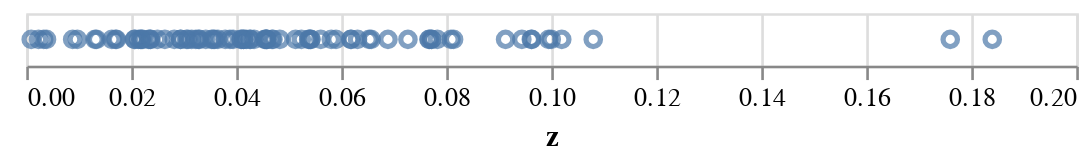

Notebook code for this chart:
### Markdown cell above
In this chart we see all the data in the dataframe as a point because we have not defined any axis yet. Therefore, we introduce one of the axis to distribute the data along that direction. For example, define the x-axis as the redshift, $z$.

### Code cell
# put some data along the x axis
alt.Chart(df).mark_point().encode(
    x = 'z'
)

### Figure 1 — Vega-Lite specification as saved in the notebook (floating-point values rounded to 4 significant figures)
{"config": {"view": {"continuousWidth": 400, "continuousHeight": 300}}, "data": {"name": "data-54b58a4aa74e295879badff738f3e9c4"}, "mark": "point", "encoding": {"x": {"type": "quantitative", "field": "z"}}, "$schema": "https://vega.github.io/schema/vega-lite/v4.8.1.json", "datasets": {"data-54b58a4aa74e295879badff738f3e9c4": [{"Name": "SDSS J000805.62+145023.4", "z": 0.0454, "sigma*": 140.0, "e_sigma*": 27.0, "n_sigma*": null, "FWHM": 7610.0, "e_FWHM": 380.0, "logL": 41.13, "e_logL": 0.04, "logM": 7.7, "E_logM": null, "e_logM": 0.1}, {"Name": "SDSS J004236.86-104921.8", "z": 0.0419, "sigma*": 78.4, "e_sigma*": 10.0, "n_sigma*": null, "FWHM": 1960.0, "e_FWHM": 97.0, "logL": 41.58, "e_logL": 0.14, "logM": 6.7, "E_logM": null, "e_logM": 0.1}, {"Name": "SDSS J011703.58+000027.3", "z": 0.0456, "sigma*": 98.8, "e_sigma*": 16.0, "n_sigma*": null, "FWHM": 2270.0, "e_FWHM": 110.0, "logL": 41.45, "e_logL": 0.08, "logM": 6.8, "E_logM": null, "e_logM": 0.1}, {"Name": "SDSS J020459.25-080816.0", "z": 0.0772, "sigma*": 121.0, "e_sigma*": 9.4, "n_sigma*": "a", "FWHM": 3720.0, "e_FWHM": 180.0, "logL": 41.13, "e_logL": 0.05, "logM": 7.0, "E_logM": null, "e_logM": 0.1}, {"Name": "SDSS J020615.99-001729.1", "z": 0.0426, "sigma*": 216.0, "e_sigma*": 30.0, "n_sigma*": null, "FWHM": 3860.0, "e_FWHM": 190.0, "logL": 41.91, "e_logL": 0.07, "logM": 7.5, "E_logM": null, "e_logM": 0.1}, {"Name": "SDSS J021011.49-090335.5", "z": 0.0414, "sigma*": 122.0, "e_sigma*": 12.0, "n_sigma*": "a", "FWHM": 2450.0, "e_FWHM": 120.0, "logL": 41.24, "e_logL": 0.07, "logM": 6.7, "E_logM": null, "e_logM": 0.1}, {"Name": "SDSS J021257.59+140610.1", "z": 0.0618, "sigma*": 174.0, "e_sigma*": 12.0, "n_sigma*": "a", "FWHM": 3080.0, "e_FWHM": 150.0, "logL": 41.58, "e_logL": 0.06, "logM": 7.1, "E_logM": null, "e_logM": 0.1}, {"Name": "SDSS J033013.26-053236.0", "z": 0.0131, "sigma*": 99.2, "e_sigma*": 11.0, "n_sigma*": null, "FWHM": 5160.0, "e_FWHM": 250.0, "logL": 40.45, "e_logL": 0.06, "logM": 7.0, "E_logM": null, "e_logM": 0.1}, {"Name": "SDSS J075057.25+353037.5", "z": 0.176, "sigma*": 154.0, "e_sigma*": 14.0, "n_sigma*": "a", "FWHM": 2970.0, "e_FWHM": 200.0, "logL": 41.63, "e_logL": 0.03, "logM": 7.2, "E_logM": null, "e_logM": 0.1}, {"Name": "SDSS J080243.39+310403.3", "z": 0.0409, "sigma*": 151.0, "e_sigma*": 17.0, "n_sigma*": null, "FWHM": 5360.0, "e_FWHM": 260.0, "logL": 41.67, "e_logL": 0.07, "logM": 7.6, "E_logM": null, "e_logM": 0.1}, {"Name": "SDSS J080538.66+261005.4", "z": 0.017, "sigma*": 100.0, "e_sigma*": 14.0, "n_sigma*": null, "FWHM": 3110.0, "e_FWHM": 150.0, "logL": 40.14, "e_logL": 0.04, "logM": 6.3, "E_logM": null, "e_logM": 0.2}, {"Name": "SDSS J082510.23+375919.7", "z": 0.0214, "sigma*": 98.7, "e_sigma*": 12.0, "n_sigma*": null, "FWHM": 1830.0, "e_FWHM": 91.0, "logL": 40.42, "e_logL": 0.04, "logM": 6.0, "E_logM": null, "e_logM": 0.1}, {"Name": "SDSS J083202.16+461425.7", "z": 0.0459, "sigma*": 104.0, "e_sigma*": 13.0, "n_sigma*": null, "FWHM": 1450.0, "e_FWHM": 72.0, "logL": 41.17, "e_logL": 0.08, "logM": 6.2, "E_logM": null, "e_logM": 0.1}, {"Name": "SDSS J083949.64+484701.4", "z": 0.0394, "sigma*": 133.0, "e_sigma*": 12.0, "n_sigma*": null, "FWHM": 1480.0, "e_FWHM": 73.0, "logL": 41.31, "e_logL": 0.08, "logM": 6.3, "E_logM": null, "e_logM": 0.2}, {"Name": "SDSS J085554.27+005110.9", "z": 0.0524, "sigma*": 118.0, "e_sigma*": 11.0, "n_sigma*": "a", "FWHM": 2910.0, "e_FWHM": 140.0, "logL": 41.27, "e_logL": 0.06, "logM": 6.9, "E_logM": null, "e_logM": 0.1}, {"Name": "SDSS J092438.88+560746.9", "z": 0.025, "sigma*": 135.0, "e_sigma*": 10.0, "n_sigma*": null, "FWHM": 1900.0, "e_FWHM": 94.0, "logL": 40.72, "e_logL": 0.07, "logM": 6.2, "E_logM": null, "e_logM": 0.4}, {"Name": "SDSS J093259.60+040506.0", "z": 0.059, "sigma*": 70.5, "e_sigma*": 6.7, "n_sigma*": "a", "FWHM": 3550.0, "e_FWHM": 170.0, "logL": 41.14, "e_logL": 0.05, "logM": 7.0, "E_logM": null, "e_logM": 0.1}, {"Name": "SDSS J093812.26+074340.0", "z": 0.0219, "sigma*": 119.0, "e_sigma*": 8.0, "n_sigma*": null, "FWHM": 3640.0, "e_FWHM": 180.0, "logL": 40.8, "e_logL": 0.05, "logM": 6.8, "E_logM": null, "e_logM": 0.1}, {"Name": "SDSS J094838.42+403043.7", "z": 0.047, "sigma*": 91.4, "e_sigma*": 16.0, "n_sigma*": null, "FWHM": 3020.0, "e_FWHM": 150.0, "logL": 41.46, "e_logL": 0.07, "logM": 7.0, "E_logM": null, "e_logM": 0.1}, {"Name": "SDSS J101912.57+635802.7", "z": 0.0414, "sigma*": 239.0, "e_sigma*": 13.0, "n_sigma*": null, "FWHM": 3630.0, "e_FWHM": 180.0, "logL": 41.74, "e_logL": 0.08, "logM": 7.4, "E_logM": null, "e_logM": 0.1}, {"Name": "SDSS J102044.43+013048.4", "z": 0.0962, "sigma*": 103.0, "e_sigma*": 8.8, "n_sigma*": "a", "FWHM": 5200.0, "e_FWHM": 250.0, "logL": 41.51, "e_logL": 0.04, "logM": 7.6, "E_logM": null, "e_logM": 0.1}, {"Name": "SDSS J110640.20+051905.6", "z": 0.0913, "sigma*": 140.0, "e_sigma*": 15.0, "n_sigma*": "a", "FWHM": 5830.0, "e_FWHM": 290.0, "logL": 41.65, "e_logL": 0.04, "logM": 7.7, "E_logM": null, "e_logM": 0.1}, {"Name": "SDSS J112536.16+542257.1", "z": 0.0206, "sigma*": 124.0, "e_sigma*": 12.0, "n_sigma*": null, "FWHM": 2950.0, "e_FWHM": 140.0, "logL": 41.17, "e_logL": 0.08, "logM": 6.8, "E_logM": null, "e_logM": 0.1}, {"Name": "SDSS J112841.00+575006.5", "z": 0.0513, "sigma*": 159.0, "e_sigma*": 18.0, "n_sigma*": "a", "FWHM": 2660.0, "e_FWHM": 130.0, "logL": 41.66, "e_logL": 0.09, "logM": 7.0, "E_logM": null, "e_logM": 0.1}, {"Name": "SDSS J120257.81+045045.0", "z": 0.0207, "sigma*": 102.0, "e_sigma*": 20.0, "n_sigma*": null, "FWHM": 2250.0, "e_FWHM": 110.0, "logL": 40.1, "e_logL": 0.06, "logM": 6.0, "E_logM": null, "e_logM": 0.1}, {"Name": "SDSS J120556.01+495956.1", "z": 0.0631, "sigma*": 107.0, "e_sigma*": 11.0, "n_sigma*": "a", "FWHM": 5610.0, "e_FWHM": 450.0, "logL": 41.57, "e_logL": 0.04, "logM": 7.7, "E_logM": null, "e_logM": 0.1}, {"Name": "SDSS J121607.09+504930.0", "z": 0.0308, "sigma*": 138.0, "e_sigma*": 13.0, "n_sigma*": null, "FWHM": 5580.0, "e_FWHM": 270.0, "logL": 41.3, "e_logL": 0.06, "logM": 7.5, "E_logM": null, "e_logM": 0.3}, {"Name": "SDSS J121754.97+583935.6", "z": 0.0233, "sigma*": 85.6, "e_sigma*": 14.0, "n_sigma*": null, "FWHM": 1970.0, "e_FWHM": 98.0, "logL": 40.92, "e_logL": 0.08, "logM": 6.4, "E_logM": null, "e_logM": 0.1}, {"Name": "SDSS J122324.13+024044.4", "z": 0.0236, "sigma*": 78.1, "e_sigma*": 15.0, "n_sigma*": null, "FWHM": 3880.0, "e_FWHM": 910.0, "logL": 41.62, "e_logL": 0.08, "logM": 7.3, "E_logM": null, "e_logM": 0.2}, {"Name": "SDSS J123237.48+662452.3", "z": 0.0468, "sigma*": 124.0, "e_sigma*": 9.0, "n_sigma*": null, "FWHM": 2620.0, "e_FWHM": 130.0, "logL": 41.86, "e_logL": 0.19, "logM": 7.1, "E_logM": null, "e_logM": 0.2}, {"Name": "SDSS J130620.97+531823.1", "z": 0.0237, "sigma*": 90.7, "e_sigma*": 11.0, "n_sigma*": null, "FWHM": 7620.0, "e_FWHM": 380.0, "logL": 40.58, "e_logL": 0.04, "logM": 7.3, "E_logM": null, "e_logM": 0.1}, {"Name": "SDSS J131305.80+012755.9", "z": 0.0294, "sigma*": 95.4, "e_sigma*": 13.0, "n_sigma*": null, "FWHM": 1590.0, "e_FWHM": 79.0, "logL": 40.62, "e_logL": 0.07, "logM": 6.0, "E_logM": null, "e_logM": 0.1}, {"Name": "SDSS J132249.21+545528.2", "z": 0.0653, "sigma*": 130.0, "e_sigma*": 13.0, "n_sigma*": "a", "FWHM": 4050.0, "e_FWHM": 200.0, "logL": 41.81, "e_logL": 0.07, "logM": 7.5, "E_logM": null, "e_logM": 0.1}, {"Name": "SDSS J132340.31-012749.2", "z": 0.0767, "sigma*": 114.0, "e_sigma*": 16.0, "n_sigma*": "a", "FWHM": 1910.0, "e_FWHM": 95.0, "logL": 41.55, "e_logL": 0.09, "logM": 6.7, "E_logM": null, "e_logM": 0.1}, {"Name": "SDSS J134952.84+020445.1", "z": 0.0328, "sigma*": 138.0, "e_sigma*": 13.0, "n_sigma*": null, "FWHM": 2590.0, "e_FWHM": 120.0, "logL": 41.62, "e_logL": 0.07, "logM": 7.0, "E_logM": null, "e_logM": 0.1}, {"Name": "SDSS J140018.42+050242.2", "z": 0.0342, "sigma*": 145.0, "e_sigma*": 14.0, "n_sigma*": null, "FWHM": 3340.0, "e_FWHM": 160.0, "logL": 41.23, "e_logL": 0.05, "logM": 7.1, "E_logM": null, "e_logM": 0.5}, {"Name": "SDSS J140514.87-025901.2", "z": 0.0542, "sigma*": 148.0, "e_sigma*": 15.0, "n_sigma*": "a", "FWHM": 2990.0, "e_FWHM": 140.0, "logL": 41.29, "e_logL": 0.06, "logM": 6.9, "E_logM": null, "e_logM": 0.3}, {"Name": "SDSS J141630.81+013708.0", "z": 0.0538, "sigma*": 121.0, "e_sigma*": 12.0, "n_sigma*": "a", "FWHM": 3180.0, "e_FWHM": 150.0, "logL": 41.1, "e_logL": 0.04, "logM": 6.9, "E_logM": null, "e_logM": 0.1}, {"Name": "SDSS J143452.45+483942.7", "z": 0.0365, "sigma*": 138.0, "e_sigma*": 15.0, "n_sigma*": null, "FWHM": 3210.0, "e_FWHM": 160.0, "logL": 41.84, "e_logL": 0.1, "logM": 7.3, "E_logM": null, "e_logM": 0.1}, {"Name": "SDSS J144629.97+500130.5", "z": 0.0427, "sigma*": 86.8, "e_sigma*": 19.0, "n_sigma*": null, "FWHM": 6450.0, "e_FWHM": 320.0, "logL": 40.73, "e_logL": 0.03, "logM": 7.3, "E_logM": null, "e_logM": 0.2}, {"Name": "SDSS J145706.80+494008.4", "z": 0.0134, "sigma*": 108.0, "e_sigma*": 11.0, "n_sigma*": null, "FWHM": 2270.0, "e_FWHM": 110.0, "logL": 40.46, "e_logL": 0.1, "logM": 6.3, "E_logM": null, "e_logM": 0.1}, {"Name": "SDSS J145901.35+611353.5", "z": 0.0388, "sigma*": 113.0, "e_sigma*": 13.0, "n_sigma*": null, "FWHM": 4140.0, "e_FWHM": 200.0, "logL": 41.18, "e_logL": 0.06, "logM": 7.2, "E_logM": null, "e_logM": 0.1}, {"Name": "SDSS J150556.55+034226.3", "z": 0.0359, "sigma*": 199.0, "e_sigma*": 18.0, "n_sigma*": "a", "FWHM": 4370.0, "e_FWHM": 210.0, "logL": 42.09, "e_logL": 0.1, "logM": 7.7, "E_logM": null, "e_logM": 0.1}, {"Name": "SDSS J150745.00+512710.2", "z": 0.0458, "sigma*": 139.0, "e_sigma*": 17.0, "n_sigma*": null, "FWHM": 3430.0, "e_FWHM": 170.0, "logL": 41.4, "e_logL": 0.04, "logM": 7.1, "E_logM": null, "e_logM": 0.1}, {"Name": "SDSS J150853.95-001148.9", "z": 0.0542, "sigma*": 163.0, "e_sigma*": 15.0, "n_sigma*": "a", "FWHM": 6190.0, "e_FWHM": 610.0, "logL": 41.51, "e_logL": 0.04, "logM": 7.8, "E_logM": null, "e_logM": 0.1}, {"Name": "SDSS J152515.18+601409.0", "z": 0.0783, "sigma*": 104.0, "e_sigma*": 11.0, "n_sigma*": "a", "FWHM": 2590.0, "e_FWHM": 120.0, "logL": 41.41, "e_logL": 0.09, "logM": 6.9, "E_logM": null, "e_logM": 0.1}, {"Name": "SDSS J155417.43+323837.8", "z": 0.0483, "sigma*": 120.0, "e_sigma*": 13.0, "n_sigma*": "a", "FWHM": 4200.0, "e_FWHM": 210.0, "logL": 41.86, "e_logL": 0.08, "logM": 7.5, "E_logM": null, "e_logM": 0.1}, {"Name": "SDSS J161156.31+521116.8", "z": 0.041, "sigma*": 116.0, "e_sigma*": 10.0, "n_sigma*": null, "FWHM": 3760.0, "e_FWHM": 180.0, "logL": 41.09, "e_logL": 0.04, "logM": 7.0, "E_logM": null, "e_logM": 0.3}, {"Name": "SDSS J161951.31+405847.2", "z": 0.0379, "sigma*": 89.1, "e_sigma*": 20.0, "n_sigma*": null, "FWHM": 1700.0, "e_FWHM": 85.0, "logL": 40.99, "e_logL": 0.07, "logM": 6.3, "E_logM": null, "e_logM": 0.1}, {"Name": "SDSS J170328.96+614109.9", "z": 0.0772, "sigma*": 123.0, "e_sigma*": 13.0, "n_sigma*": "a", "FWHM": 4300.0, "e_FWHM": 210.0, "logL": 41.92, "e_logL": 0.05, "logM": 7.6, "E_logM": null, "e_logM": 0.1}, {"Name": "SDSS J171550.49+593548.7", "z": 0.0657, "sigma*": 146.0, "e_sigma*": 13.0, "n_sigma*": "a", "FWHM": 3500.0, "e_FWHM": 170.0, "logL": 41.24, "e_logL": 0.05, "logM": 7.0, "E_logM": null, "e_logM": 0.1}, {"Name": "SDSS J212401.90-002158.7", "z": 0.0619, "sigma*": 110.0, "e_sigma*": 15.0, "n_sigma*": "a", "FWHM": 2620.0, "e_FWHM": 130.0, "logL": 41.41, "e_logL": 0.06, "logM": 6.9, "E_logM": null, "e_logM": 0.1}, {"Name": "SDSS J222435.29-001103.8", "z": 0.0581, "sigma*": 111.0, "e_sigma*": 19.0, "n_sigma*": "a", "FWHM": 2290.0, "e_FWHM": 1190.0, "logL": 41.83, "e_logL": 0.17, "logM": 7.0, "E_logM": null, "e_logM": 0.4}, {"Name": "SDSS J223000.37-094622.1", "z": 0.0727, "sigma*": 112.0, "e_sigma*": 13.0, "n_sigma*": "a", "FWHM": 3630.0, "e_FWHM": 180.0, "logL": 41.21, "e_logL": 0.04, "logM": 7.1, "E_logM": null, "e_logM": 0.1}, {"Name": "SDSS J232721.96+152437.3", "z": 0.0457, "sigma*": 193.0, "e_sigma*": 18.0, "n_sigma*": null, "FWHM": 7540.0, "e_FWHM": 750.0, "logL": 41.65, "e_logL": 0.06, "logM": 7.9, "E_logM": null, "e_logM": 0.1}, {"Name": "SDSS J235128.78+155259.0", "z": 0.0963, "sigma*": 193.0, "e_sigma*": 22.0, "n_sigma*": "a", "FWHM": 8240.0, "e_FWHM": 410.0, "logL": 41.87, "e_logL": 0.04, "logM": 8.2, "E_logM": null, "e_logM": 0.2}, {"Name": "SDSS J010712.03+140844.9", "z": 0.0768, "sigma*": 36.0, "e_sigma*": 6.0, "n_sigma*": "b", "FWHM": 880.0, "e_FWHM": 170.0, "logL": 42.57, "e_logL": 0.2, "logM": 5.8, "E_logM": null, "e_logM": 0.2}, {"Name": "SDSS J024912.86-081525.6", "z": 0.0294, "sigma*": 50.0, "e_sigma*": 4.0, "n_sigma*": "b", "FWHM": 840.0, "e_FWHM": 320.0, "logL": 41.93, "e_logL": 0.08, "logM": 5.1, "E_logM": null, "e_logM": 0.3}, {"Name": "SDSS J032515.59+003408.4", "z": 0.102, "sigma*": 55.0, "e_sigma*": 6.0, "n_sigma*": "b", "FWHM": 990.0, "e_FWHM": 49.0, "logL": 42.03, "e_logL": 0.12, "logM": 5.8, "E_logM": null, "e_logM": 0.1}, {"Name": "SDSS J080907.58+441641.4", "z": 0.0539, "sigma*": 65.0, "e_sigma*": 4.0, "n_sigma*": "b", "FWHM": 940.0, "e_FWHM": 180.0, "logL": 40.47, "e_logL": 0.04, "logM": 5.5, "E_logM": null, "e_logM": 0.8}, {"Name": "SDSS J082912.67+500652.3", "z": 0.0434, "sigma*": 60.0, "e_sigma*": 4.0, "n_sigma*": "b", "FWHM": 840.0, "e_FWHM": 41.0, "logL": 42.14, "e_logL": 0.06, "logM": 5.7, "E_logM": null, "e_logM": 0.1}, {"Name": "SDSS J101108.40+002908.7", "z": 0.1, "sigma*": 48.0, "e_sigma*": 7.0, "n_sigma*": "b", "FWHM": 1460.0, "e_FWHM": 72.0, "logL": 42.68, "e_logL": 0.19, "logM": 6.2, "E_logM": null, "e_logM": 0.3}, {"Name": "SDSS J101627.32-000714.5", "z": 0.0944, "sigma*": 39.0, "e_sigma*": 6.0, "n_sigma*": "b", "FWHM": 1520.0, "e_FWHM": 75.0, "logL": 42.57, "e_logL": 0.17, "logM": 6.1, "E_logM": null, "e_logM": 0.2}, {"Name": "SDSS J124035.81-002919.4", "z": 0.0809, "sigma*": 49.0, "e_sigma*": 7.0, "n_sigma*": "b", "FWHM": 1720.0, "e_FWHM": 85.0, "logL": 42.35, "e_logL": 0.11, "logM": 6.6, "E_logM": null, "e_logM": 0.6}, {"Name": "SDSS J125055.28-015556.6", "z": 0.0814, "sigma*": 64.0, "e_sigma*": 6.0, "n_sigma*": "b", "FWHM": 1980.0, "e_FWHM": 99.0, "logL": 42.75, "e_logL": 0.14, "logM": 6.5, "E_logM": null, "e_logM": 0.1}, {"Name": "SDSS J143450.62+033842.5", "z": 0.0282, "sigma*": 48.0, "e_sigma*": 7.0, "n_sigma*": "b", "FWHM": 1480.0, "e_FWHM": 73.0, "logL": 41.87, "e_logL": 0.16, "logM": 5.6, "E_logM": null, "e_logM": 0.1}, {"Name": "SDSS J170246.09+602818.9", "z": 0.0689, "sigma*": 69.0, "e_sigma*": 6.0, "n_sigma*": "b", "FWHM": 3270.0, "e_FWHM": 160.0, "logL": 42.67, "e_logL": 0.16, "logM": 6.9, "E_logM": null, "e_logM": 0.2}, {"Name": "SDSS J172759.15+542147.0", "z": 0.0995, "sigma*": 58.0, "e_sigma*": 7.0, "n_sigma*": "b", "FWHM": 810.0, "e_FWHM": 400.0, "logL": 42.19, "e_logL": 0.09, "logM": 5.6, "E_logM": null, "e_logM": 0.5}, {"Name": "SDSS J215658.30+110343.1", "z": 0.108, "sigma*": 81.0, "e_sigma*": 8.0, "n_sigma*": "b", "FWHM": 1430.0, "e_FWHM": 280.0, "logL": 41.22, "e_logL": 0.03, "logM": 6.3, "E_logM": null, "e_logM": 0.8}, {"Name": "SDSS J232159.06+000738.8", "z": 0.184, "sigma*": 81.0, "e_sigma*": 9.0, "n_sigma*": "b", "FWHM": 2520.0, "e_FWHM": 120.0, "logL": 42.96, "e_logL": 0.1, "logM": 6.7, "E_logM": null, "e_logM": 0.2}, {"Name": "SDSS J233837.10-002810.3", "z": 0.0356, "sigma*": 58.0, "e_sigma*": 4.0, "n_sigma*": "b", "FWHM": 1740.0, "e_FWHM": 86.0, "logL": 43.61, "e_logL": 0.13, "logM": 5.8, "E_logM": null, "e_logM": 0.1}, {"Name": "3C 120", "z": 0.033, "sigma*": 162.0, "e_sigma*": 24.0, "n_sigma*": "b", "FWHM": null, "e_FWHM": null, "logL": null, "e_logL": null, "logM": 7.43, "E_logM": 0.2, "e_logM": 0.25}, {"Name": "3C 390.3", "z": 0.0561, "sigma*": 268.0, "e_sigma*": 15.0, "n_sigma*": null, "FWHM": null, "e_FWHM": null, "logL": null, "e_logL": null, "logM": 8.52, "E_logM": 0.09, "e_logM": 0.12}, {"Name": "Akn 120", "z": 0.0323, "sigma*": 224.0, "e_sigma*": 15.0, "n_sigma*": null, "FWHM": null, "e_FWHM": null, "logL": null, "e_logL": null, "logM": 8.2, "E_logM": 0.05, "e_logM": 0.07}, {"Name": "Mrk 79", "z": 0.0222, "sigma*": 130.0, "e_sigma*": 10.0, "n_sigma*": null, "FWHM": null, "e_FWHM": null, "logL": null, "e_logL": null, "logM": 7.67, "E_logM": 0.11, "e_logM": 0.15}, {"Name": "Mrk 110", "z": 0.0353, "sigma*": 87.1, "e_sigma*": 12.0, "n_sigma*": null, "FWHM": null, "e_FWHM": null, "logL": null, "e_logL": null, "logM": 6.97, "E_logM": 0.11, "e_logM": 0.15}, {"Name": "Mrk 279", "z": 0.0305, "sigma*": 197.0, "e_sigma*": 12.0, "n_sigma*": null, "FWHM": null, "e_FWHM": null, "logL": null, "e_logL": null, "logM": 7.45, "E_logM": 0.12, "e_logM": 0.16}, {"Name": "Mrk 590", "z": 0.0264, "sigma*": 189.0, "e_sigma*": 5.7, "n_sigma*": null, "FWHM": null, "e_FWHM": null, "logL": null, "e_logL": null, "logM": 7.2, "E_logM": 0.11, "e_logM": 0.15}, {"Name": "Mrk 817", "z": 0.0315, "sigma*": 127.0, "e_sigma*": 12.0, "n_sigma*": null, "FWHM": null, "e_FWHM": null, "logL": null, "e_logL": null, "logM": 7.62, "E_logM": 0.08, "e_logM": 0.1}, {"Name": "NGC 3227", "z": 0.00386, "sigma*": 135.0, "e_sigma*": 3.8, "n_sigma*": null, "FWHM": null, "e_FWHM": null, "logL": null, "e_logL": null, "logM": 7.47, "E_logM": 0.24, "e_logM": 1.06}, {"Name": "NGC 3516", "z": 0.00884, "sigma*": 181.0, "e_sigma*": 4.9, "n_sigma*": "b", "FWHM": null, "e_FWHM": null, "logL": null, "e_logL": null, "logM": 7.04, "E_logM": 0.31, "e_logM": 0.39}, {"Name": "NGC 3783", "z": 0.00973, "sigma*": 95.0, "e_sigma*": 10.0, "n_sigma*": null, "FWHM": null, "e_FWHM": null, "logL": null, "e_logL": null, "logM": 7.16, "E_logM": 0.17, "e_logM": 0.23}, {"Name": "NGC 4051", "z": 0.00234, "sigma*": 88.9, "e_sigma*": 2.9, "n_sigma*": null, "FWHM": null, "e_FWHM": null, "logL": null, "e_logL": null, "logM": 5.99, "E_logM": 0.17, "e_logM": 0.2}, {"Name": "NGC 4151", "z": 0.00332, "sigma*": 96.8, "e_sigma*": 2.9, "n_sigma*": null, "FWHM": null, "e_FWHM": null, "logL": null, "e_logL": null, "logM": 6.91, "E_logM": 0.17, "e_logM": 0.29}, {"Name": "NGC 5548", "z": 0.0172, "sigma*": 198.0, "e_sigma*": 11.0, "n_sigma*": null, "FWHM": null, "e_FWHM": null, "logL": null, "e_logL": null, "logM": 7.81, "E_logM": 0.02, "e_logM": 0.02}, {"Name": "NGC 7469", "z": 0.0163, "sigma*": 133.0, "e_sigma*": 4.8, "n_sigma*": null, "FWHM": null, "e_FWHM": null, "logL": null, "e_logL": null, "logM": 6.49, "E_logM": 0.16, "e_logM": 0.27}, {"Name": "POX 52", "z": 0.0218, "sigma*": 36.0, "e_sigma*": 5.0, "n_sigma*": null, "FWHM": null, "e_FWHM": null, "logL": null, "e_logL": null, "logM": 5.2, "E_logM": null, "e_logM": 0.3}, {"Name": "NGC 4395", "z": 0.000947, "sigma*": 30.0, "e_sigma*": 5.0, "n_sigma*": null, "FWHM": null, "e_FWHM": null, "logL": null, "e_logL": null, "logM": 4.9, "E_logM": null, "e_logM": 0.4}]}}
